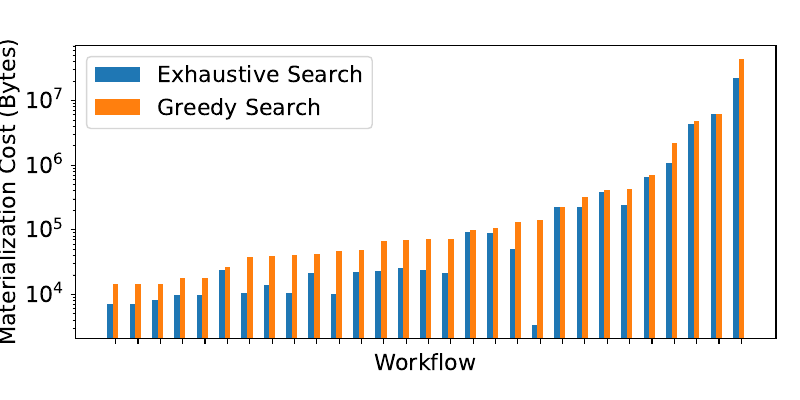

Recreate this plot in Python.
import pandas as pd
import matplotlib.pyplot as plt


plt.rcParams.update({'font.size': 16})
plt.figure(figsize=(8, 4), dpi=300)


df = pd.read_csv('data.csv', sep="\t")




#plt.yticks([10, 100, 1000, 10000], labels=[10, 100, 1000, 10000])


import numpy as np
# set height of bar
IT = df["Cost of Optimal Schedule"]
ECE = df["Cost of Greedy Schedule"]

barWidth = 0.25
# Set position of bar on X axis
br1 = np.arange(len(IT))
br2 = [x + barWidth for x in br1]
br3 = [x + barWidth for x in br2]


# Make the plot
plt.bar(br1, IT, width=barWidth, label='Exhaustive Search')
plt.bar(br2, ECE, width=barWidth, label='Greedy Search')

plt.xticks([r + barWidth for r in range(len(IT))],
           [''] * len(IT))

plt.xlabel('Workflow')
plt.ylabel('Materialization Cost (Bytes)')
plt.legend()
plt.tight_layout()
plt.yscale('log')
plt.savefig('cost-optimal-vs-greedy.pdf', format='pdf')
plt.show()